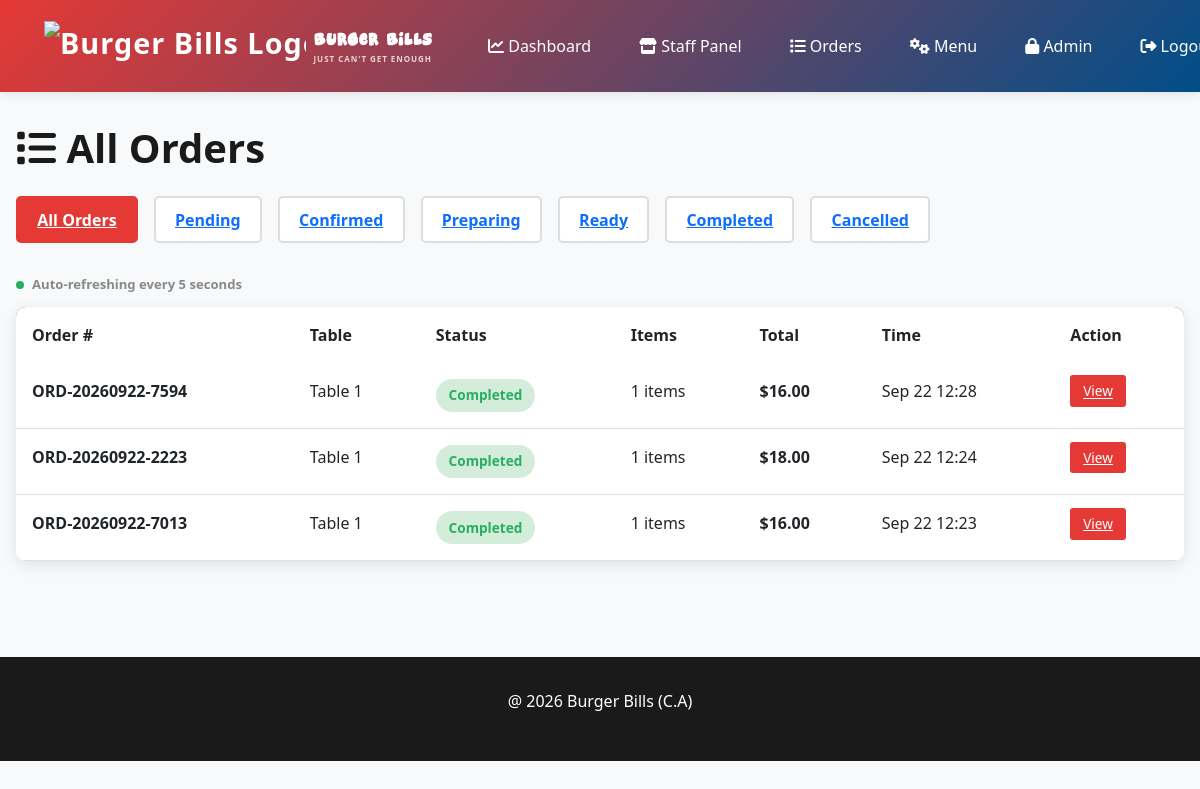
Screenshot of /orders/ (signed in) with the database file from the repository.
### menu/models.py (models this page shows, shortened)
class Order(models.Model):
    ORDER_STATUS_CHOICES = [
        ('pending', 'Pending'),
        ('confirmed', 'Confirmed'),
        ('preparing', 'Preparing'),
        ('ready', 'Ready'),
        ('completed', 'Completed'),
        ('cancelled', 'Cancelled'),
    ]
    ORDER_TYPE_CHOICES = [
        ('dine_in', 'Dine In'),
        ('pickup', 'Pickup'),
    ]
    table = models.ForeignKey(Table, on_delete=models.CASCADE, related_name='orders', null=True, blank=True)
    order_number = models.CharField(max_length=20, unique=True)
    status = models.CharField(max_length=20, choices=ORDER_STATUS_CHOICES, default='pending')
    order_type = models.CharField(max_length=20, choices=ORDER_TYPE_CHOICES, default='dine_in')
    customer_name = models.CharField(max_length=200, blank=True)
    customer_phone = models.CharField(max_length=20, blank=True)
    customer_email = models.EmailField(blank=True)
    total_amount = models.DecimalField(max_digits=10, decimal_places=2, default=0)
    special_instructions = models.TextField(blank=True)
    estimated_time = models.IntegerField(default=20, help_text="Estimated time in minutes")
    is_called = models.BooleanField(default=False, help_text="Customer has been called to pick up")
    called_at = models.DateTimeField(blank=True, null=True)
    cart_expires_at = models.DateTimeField(blank=True, null=True, help_text="Cart auto-expires after 5 minutes of inactivity")
    created_at = models.DateTimeField(auto_now_add=True)
    updated_at = models.DateTimeField(auto_now=True)
    completed_at = models.DateTimeField(blank=True, null=True)
    class Meta:
        ordering = ['-created_at']

class Table(models.Model):
    number = models.IntegerField(unique=True)
    capacity = models.IntegerField(default=4)
    qr_code = models.ImageField(upload_to='qr_codes/', blank=True, null=True)
    qr_access_token = models.UUIDField(default=uuid.uuid4, editable=False)
    qr_code_generated_at = models.DateTimeField(default=timezone.now, help_text="Timestamp when QR code was last generated")
    is_active = models.BooleanField(default=True)
    created_at = models.DateTimeField(auto_now_add=True)
    menu_access_timeout_minutes = models.IntegerField(
        default=60,
        help_text="Customer menu access expires after this many minutes of inactivity"
    )
    class Meta:
        ordering = ['number']

### menu/views.py (the view)
# urls.py: path('orders/', views.all_orders, name='all_orders'),
@login_required
def all_orders(request):
    if not request.user.is_staff:
        return redirect('index')
    status_filter = request.GET.get('status', '')
    context = {
        'orders': _orders_for_status(status_filter),
        'status_choices': Order.ORDER_STATUS_CHOICES,
        'selected_status': status_filter,
    }
    return render(request, 'menu/all_orders.html', context)

### menu/views.py (called while the page is built)
def _orders_for_status(status_filter):
    orders = Order.objects.select_related('table').annotate(item_count=Count('items'))
    if status_filter:
        orders = orders.filter(status=status_filter)
    return orders.order_by('-created_at')

### templates/menu/all_orders.html (shortened to what this page needs)
{% extends 'menu/base.html' %}
{% block content %}
<h1><i class="fas fa-list"></i> All Orders</h1>
<div class="filter-section">
    <a href="{% url 'all_orders' %}" class="filter-btn {% if not selected_status %}active{% endif %}">
        All Orders
    </a>
    {% for status, label in status_choices %}
        <a href="?status={{ status }}" class="filter-btn {% if selected_status == status %}active{% endif %}">
            {{ label }}
        </a>
    {% endfor %}
</div>
<div class="table-refresh-note">
    <span class="refresh-dot" aria-hidden="true"></span>
    <span id="refresh-status" role="status" aria-live="polite">Auto-refreshing every 5 seconds</span>
</div>
<div id="orders-table-region" data-refresh-url="{% url 'all_orders_table' %}" data-status="{{ selected_status }}">
    {% include 'menu/_orders_table.html' %}
</div>
{% endblock %}
{% block extra_js %}
{% load static %}
{% endblock %}

### templates/menu/_orders_table.html (shortened to what this page needs)
{% if orders %}
    <div class="orders-table">
        <table class="table">
            <thead>
                <tr>
                    <th>Order #</th>
                    <th>Table</th>
                    <th>Status</th>
                    <th>Items</th>
                    <th>Total</th>
                    <th>Time</th>
                    <th>Action</th>
                </tr>
            </thead>
            <tbody>
                {% for order in orders %}
                    <tr>
                        <td class="order-number">{{ order.order_number }}</td>
                        <td>Table {{ order.table.number }}</td>
                        <td>
                            <span class="status-badge status-{{ order.status }}">
                                {% if order.status == 'pending' %}Pending
                                {% elif order.status == 'confirmed' %}Confirmed
                                {% elif order.status == 'preparing' %}Preparing
                                {% elif order.status == 'ready' %}Ready
                                {% elif order.status == 'completed' %}Completed
                                {% else %}{{ order.status|title }}{% endif %}
                            </span>
                        </td>
                        <td>{{ order.item_count }} items</td>
                        <td class="price">${{ order.total_amount }}</td>
                        <td>{{ order.created_at|date:"M d H:i" }}</td>
                        <td>
                            <a class="btn-sm btn-edit" href="{% url 'staff_order_receipt' order.id %}">
                                View
                            </a>
                        </td>
                    </tr>
                {% endfor %}
            </tbody>
        </table>
    </div>
{% else %}
    <div class="empty-state">
        <i class="fas fa-inbox"></i>
        <p>No orders found</p>
    </div>
{% endif %}

### templates/menu/all_orders.html (style rules this page uses)
.filter-section { display: flex; gap: 1rem; margin-bottom: 2rem; flex-wrap: wrap; }
.filter-btn { padding: 0.6rem 1.2rem; border: 2px solid #ddd; background: white; border-radius: 5px; cursor: pointer; font-weight: 600; transition: all 0.3s; }
.filter-btn:hover, .filter-btn.active { border-color: #E53935; background: #E53935; color: white; }
.orders-table { background: white; border-radius: 10px; overflow: hidden; box-shadow: 0 4px 15px rgba(0, 0, 0, 0.1); }
.table { margin-bottom: 0; }
.table thead { background: linear-gradient(135deg, #E53935 0%, #004E89 100%); color: white; }
.table th { border: none; font-weight: 700; padding: 1rem; }
.table td { border: none; padding: 1rem; border-bottom: 1px solid #e0e0e0; }
.status-badge { padding: 0.4rem 0.8rem; border-radius: 20px; font-size: 0.85rem; font-weight: 600; display: inline-block; }
.status-completed { background: #d4edda; color: #27ae60; }
.order-number { font-weight: 700; color: #E53935; }
.price { font-weight: 700; color: #E53935; }
.btn-sm { padding: 0.4rem 0.8rem; font-size: 0.85rem; border: none; border-radius: 3px; cursor: pointer; transition: all 0.2s; }
.btn-edit { background: #E53935; color: white; }
.table-refresh-note { display: flex; align-items: center; gap: 0.5rem; margin-bottom: 0.75rem; color: #888; font-size: 0.82rem; font-weight: 600; }
.refresh-dot { width: 8px; height: 8px; border-radius: 50%; background: #27ae60; animation: refresh-pulse 2s ease-in-out infinite; }

### rows the page displays
Order: order_number "ORD-20260922-7594", table.number "1", status "Completed", item_count "1", total_amount "16.00", created_at "Sep 22 12:28"
Order: order_number "ORD-20260922-2223", table.number "1", status "Completed", item_count "1", total_amount "18.00", created_at "Sep 22 12:24"
Order: order_number "ORD-20260922-7013", table.number "1", status "Completed", item_count "1", total_amount "16.00", created_at "Sep 22 12:23"

### other values shown
{{ label }} "Pending" "Confirmed" "Preparing" "Ready" "Completed" "Cancelled"
